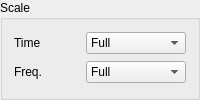
         <widget class="QGroupBox" name="groupBox_scale">
          <property name="title">
           <string>Scale</string>
          </property>
          <layout class="QGridLayout" name="gridLayout_6">
           <item row="1" column="1">
            <widget class="QComboBox" name="comboBox_freqScale">
             <item>
              <property name="text">
               <string>Full</string>
              </property>
             </item>
             <item>
              <property name="text">
               <string>1/2</string>
              </property>
             </item>
             <item>
              <property name="text">
               <string>1/4</string>
              </property>
             </item>
             <item>
              <property name="text">
               <string>1/8</string>
              </property>
             </item>
             <item>
              <property name="text">
               <string>1/16</string>
              </property>
             </item>
             <item>
              <property name="text">
               <string>1/32</string>
              </property>
             </item>
             <item>
              <property name="text">
               <string>1/64</string>
              </property>
             </item>
             <item>
              <property name="text">
               <string>1/128</string>
              </property>
             </item>
             <item>
              <property name="text">
               <string>1/256</string>
              </property>
             </item>
             <item>
              <property name="text">
               <string>1/512</string>
              </property>
             </item>
             <item>
              <property name="text">
               <string>1/1024</string>
              </property>
             </item>
            </widget>
           </item>
           <item row="1" column="0">
            <widget class="QLabel" name="label_scaleFreq">
             <property name="text">
              <string>Freq.</string>
             </property>
            </widget>
           </item>
           <item row="0" column="0">
            <widget class="QLabel" name="label_scaleTime">
             <property name="text">
              <string>Time</string>
             </property>
            </widget>
           </item>
           <item row="0" column="1">
            <widget class="QComboBox" name="comboBox_timeScale">
             <property name="minimumSize">
              <size>
               <width>100</width>
               <height>0</height>
              </size>
             </property>
             <item>
              <property name="text">
               <string>Full</string>
              </property>
             </item>
             <item>
              <property name="text">
               <string>1/2</string>
              </property>
             </item>
             <item>
              <property name="text">
               <string>1/4</string>
              </property>
             </item>
             <item>
              <property name="text">
               <string>1/8</string>
              </property>
             </item>
             <item>
              <property name="text">
               <string>1/16</string>
              </property>
             </item>
             <item>
              <property name="text">
               <string>1/32</string>
              </property>
             </item>
             <item>
              <property name="text">
               <string>1/64</string>
              </property>
             </item>
             <item>
              <property name="text">
               <string>1/128</string>
              </property>
             </item>
             <item>
              <property name="text">
               <string>1/256</string>
              </property>
             </item>
             <item>
              <property name="text">
               <string>1/512</string>
              </property>
             </item>
             <item>
              <property name="text">
               <string>1/1024</string>
              </property>
             </item>
            </widget>
           </item>
          </layout>
         </widget>
